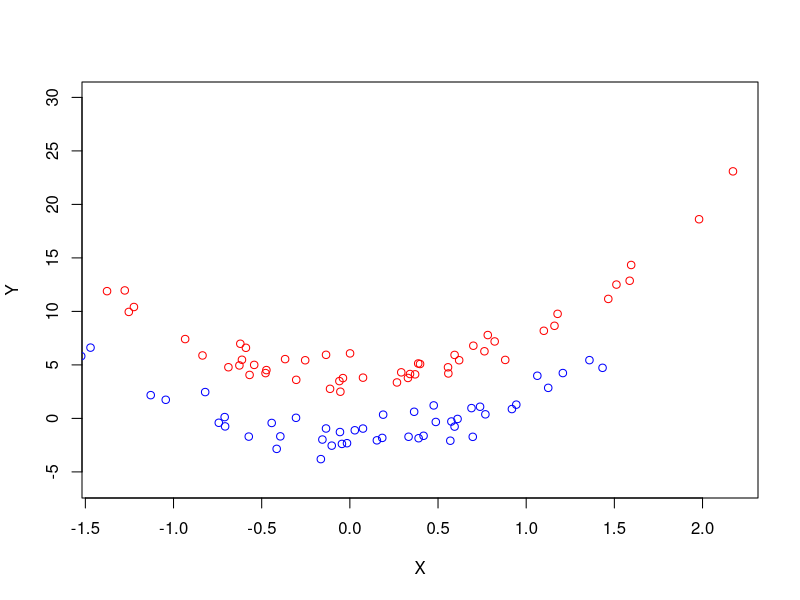
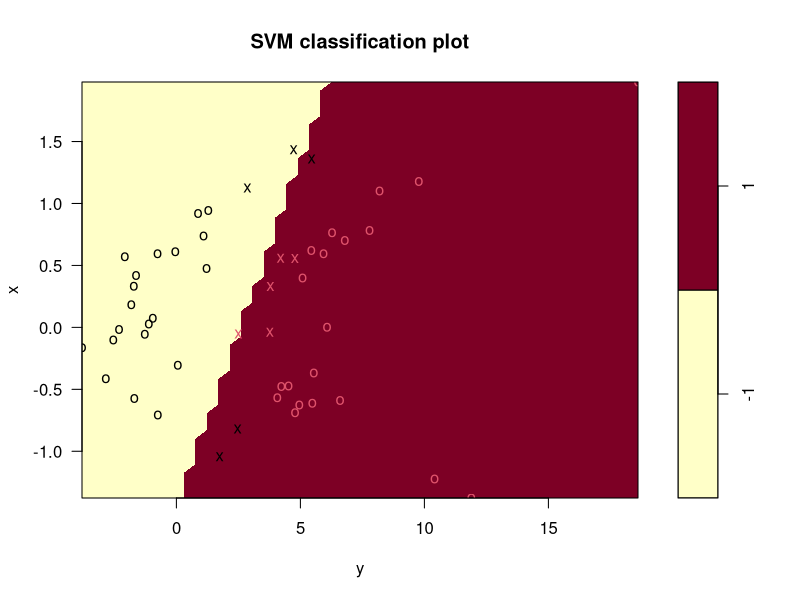
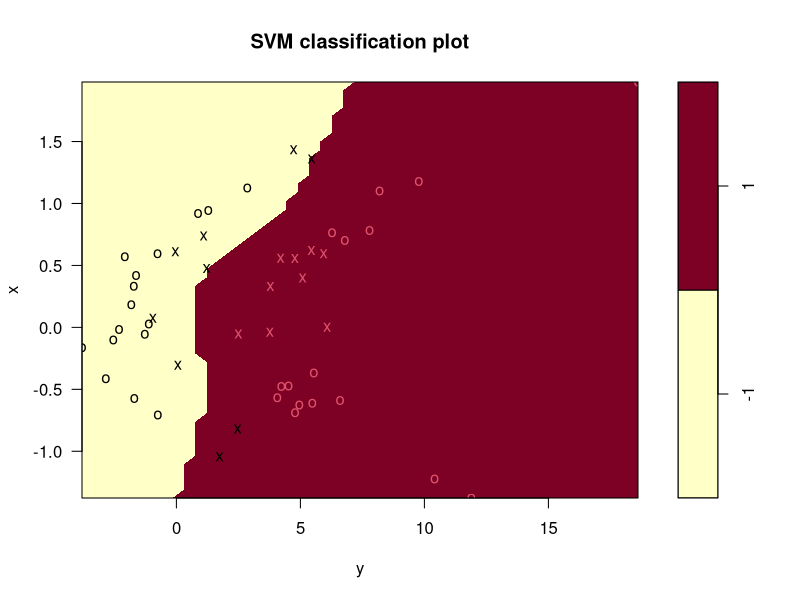
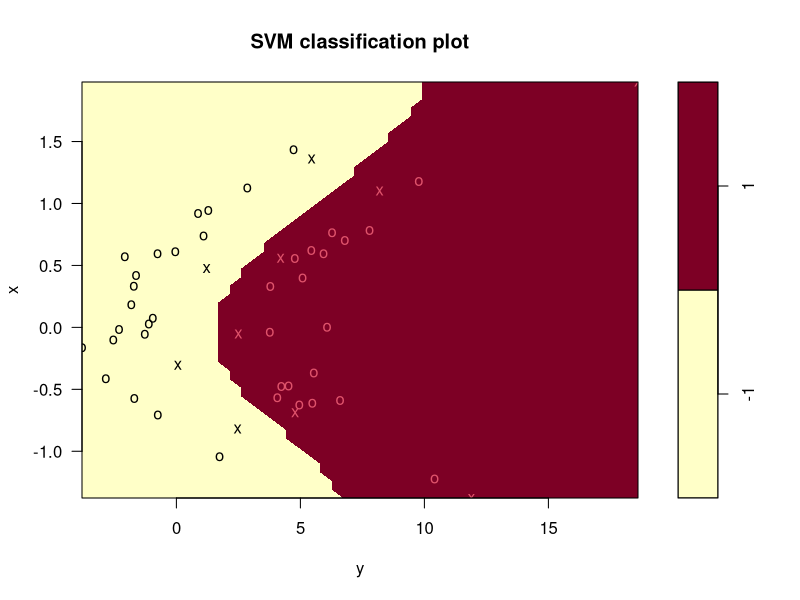
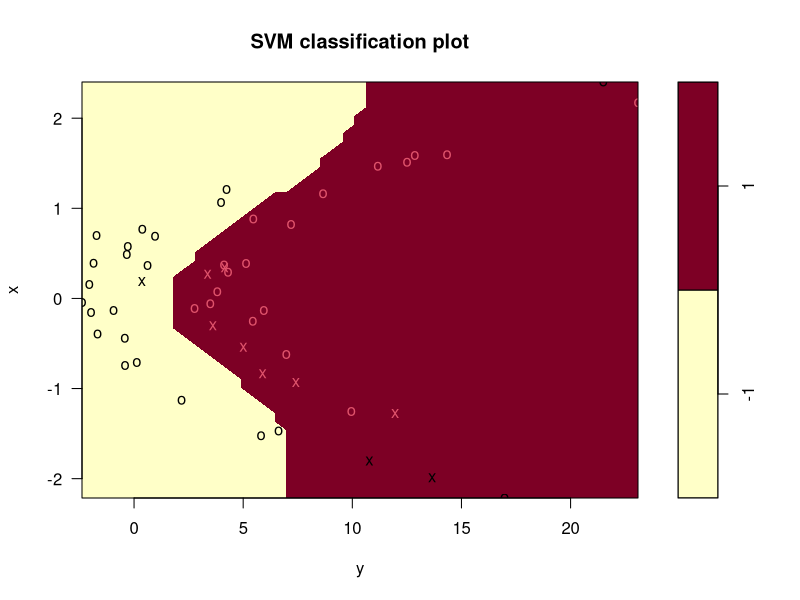

Write R code to recreate these figures, in order. (Note: this script raises an error after producing the figures.)
library(e1071)

# * two classes
# n = 100
# p = 2
# nonlinear separation

# SHOW: 
# (1) an SVM with polynomial kernel (d > 1) OR radial kernel outperforms the Support Vector
# Classifier (the always linear one) , on the training data
# (2) which is best for test data?

set.seed(1)
x = rnorm(100) # first variable
y = 4 * x^2 + 1 + rnorm(100) # second variable
z <- rep(-1, 100) # class, to predict
iClass <- sample(100, size=50)
y[iClass] <- y[iClass] + 3
y[- iClass] <- y[- iClass] - 3 # the obs not in iClass indices get subtracted by 3
z[iClass] = 1 # so now there are two classes -1, and 1

# plotting the two predictors against each other.
plot(x[iClass], y[iClass], col="red", xlab="X", ylab="Y", ylim=c(-6, 30))
points(x[-iClass], y[-iClass], col="blue")

# Creating test and train data
data <- data.frame(x = x, y = y, z = as.factor(z))
iTrain <- sample(100, size=50)
trainData <- data[iTrain, ]
testData <- data[-iTrain, ]


# MODEL 1: linear (SVC) classifier
svm.classifier.linear <- svm(z ~ ., data=trainData, kernel="linear", cost=10)

# MODEL 1: Evaluation
plot(svm.classifier.linear, trainData) 
# INTERPRETATION: 6 missclassifications for training data
# Missclassifiations are:
# (one red cross on blue side, a support vector from red side on the wrong side of the margin,
#, and 5 other blue crosses on the red side, which are support vectors on the wrong side
# of the margin)
# 
# Red crosses on red, and blue crosses on blue sides are fine - they are support vectors
# on the right side of the margin
#
# Blue circles on blue side and red circles on red side are correct classifications, and
# are not support vectors (not within margins). 

# plot(svm.classifier.linear, testData) 

# confusion matrix: TRAIN
pred.train <- predict(svm.classifier.linear, trainData) # train predictions
table(Pred = pred.train, Truth = trainData$z)
# 6 misslciassifications for training data
trainErr.linear <- mean(pred.train != trainData$z); trainErr.linear

# confusion matrix: TEST
pred.test <- predict(svm.classifier.linear, testData) # test predictions
table(Pred = pred.test, Truth = testData$z)
# 6 misslciassifications for training data, also seen on plot, 6 opposite colors
testErr.linear <- mean(pred.test != testData$z); testErr.linear

# same train and testing errors = 0.12

## -------------------------

# MODEL 2: Polynomial (SVM)
svm.poly <- svm(z ~ ., data=trainData, kernel="polynomial", cost=10)

# MODEL 1: Evaluation
plot(svm.poly, trainData) 

# confusion matrix: TRAIN
pred.train <- predict(svm.poly, trainData) # train predictions
table(Pred = pred.train, Truth = trainData$z)
# 9 misslciassifications for training data
trainErr.poly <- mean(pred.train != trainData$z); trainErr.poly

# confusion matrix: TEST
pred.test <- predict(svm.poly, testData) # test predictions
table(Pred = pred.test, Truth = testData$z)
# 9 misslciassifications for training data, also seen on plot, 6 opposite colors
testErr.poly <- mean(pred.test != testData$z); testErr.poly

# same train and test errors = 0.18


## -------------------------

# MODEL 3: Radial (SVM)
svm.radial <- svm(z ~ ., data=trainData, kernel="radial", cost=10)

# MODEL 1: Evaluation
plot(svm.radial, trainData)  # this is what train errors look like
plot(svm.radial, testData) # this is what test errors look like

# confusion matrix: TRAIN
pred.train <- predict(svm.radial, trainData) # train predictions
table(Pred = pred.train, Truth = trainData$z)
# no misslciassifications for training data
trainErr.radial <- mean(pred.train != trainData$z); trainErr.radial

# confusion matrix: TEST
pred.test <- predict(svm.radial, testData) # test predictions
table(Pred = pred.test, Truth = testData$z)
# no misslciassifications for training data, also seen on plot, 6 opposite colors
testErr.radial <- mean(pred.test != testData$z); testErr.radial

# same train and test errors = no error!




trainErr.linear
trainErr.poly
trainErr.radial # radial best, poly worst
testErr.linear
testError.poly
testErr.radial
